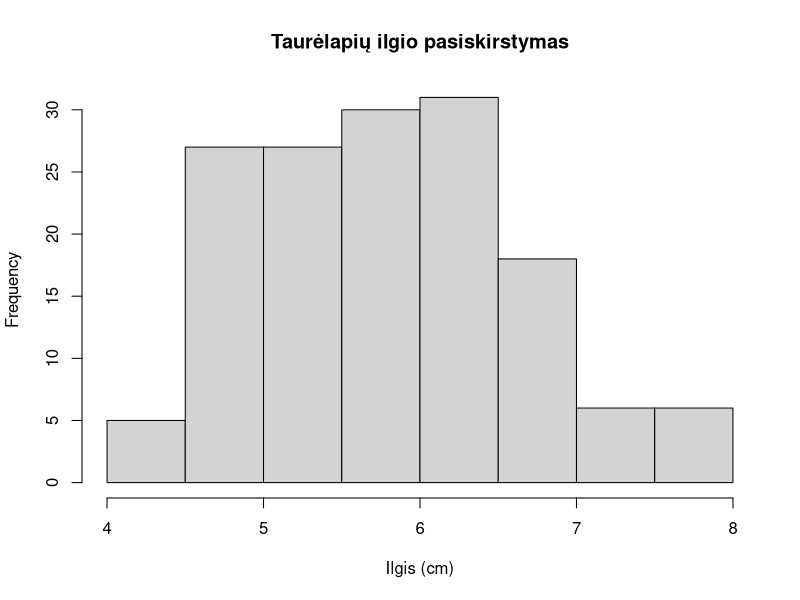
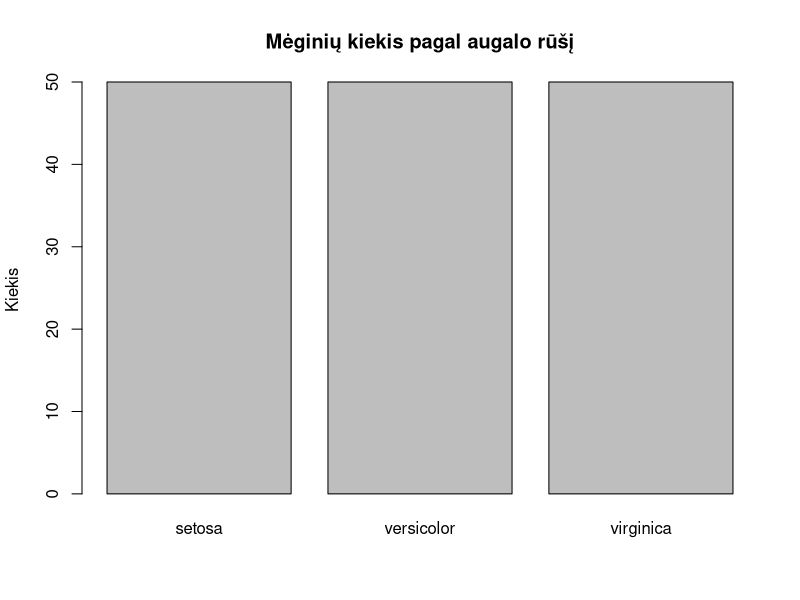
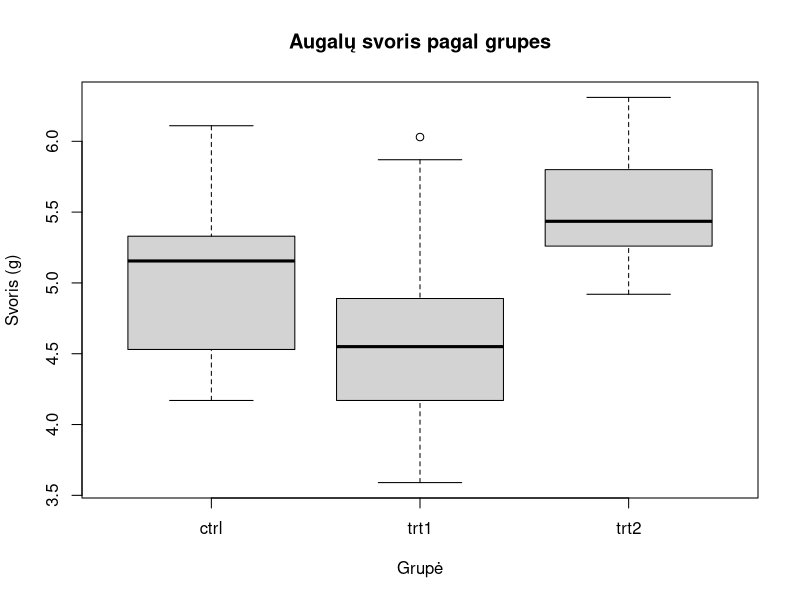
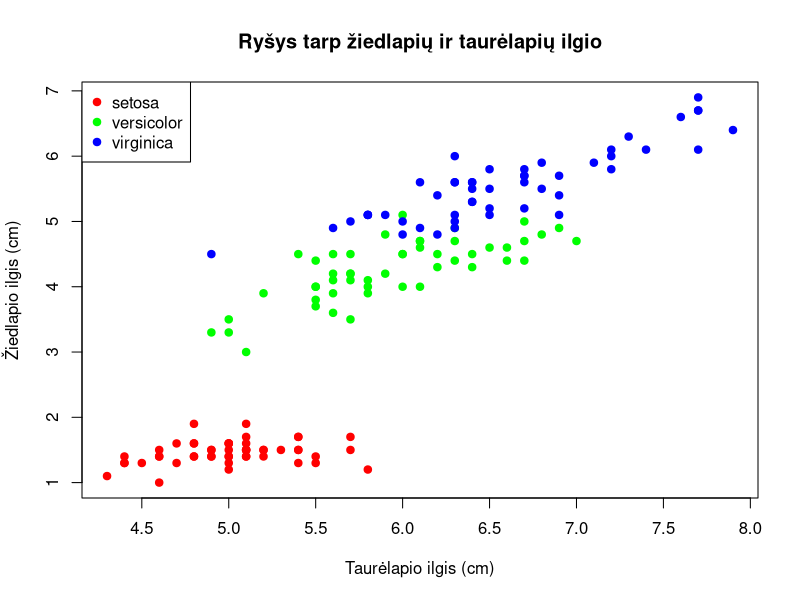
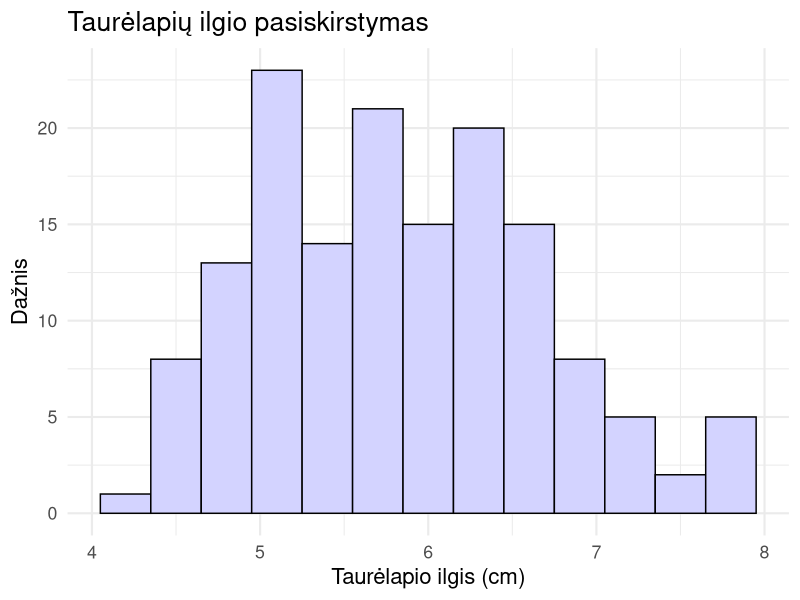
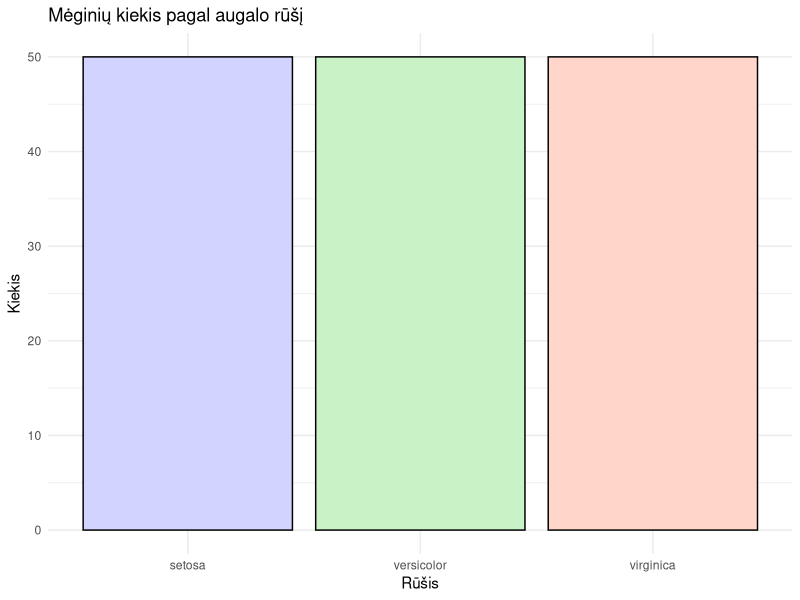
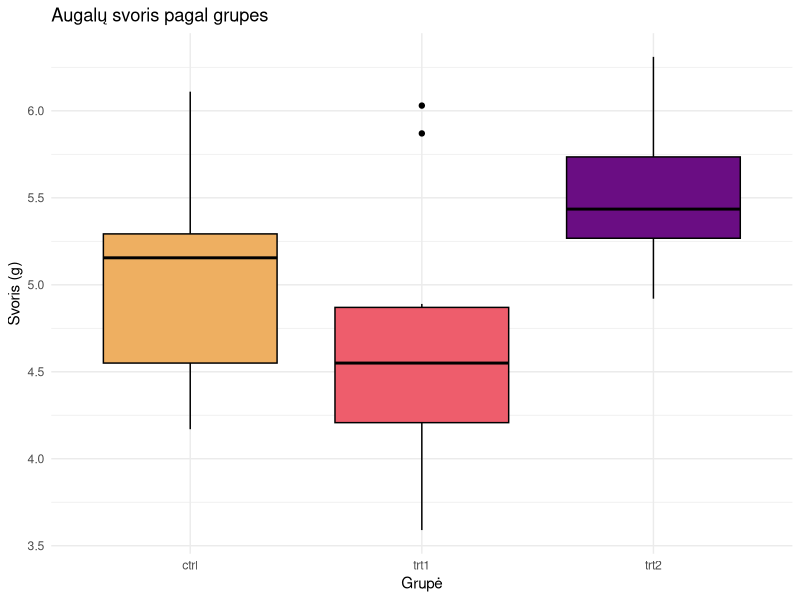
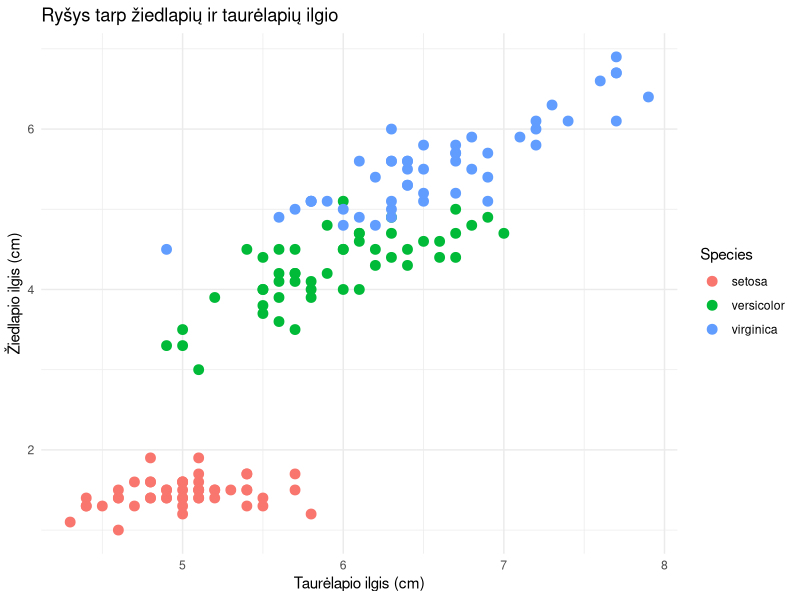

R code for these plots, in order:
####################################
# Grafinio vizualizavimo pagrindai #
####################################

############################
# Bazinio R vizualizacijos #
############################

# Duomenų rinkiniai, kuriuos naudosime:
# iris ir PlantGrowth

View(iris)
View(PlantGrowth)

# Nusistome atgal į 1 grafiko vaizdavimą vienu metu
par(mfrow=c(1,1))

# Histograma
hist(iris$Sepal.Length, main="Taurėlapių ilgio pasiskirstymas", xlab="Ilgis (cm)")

# Stulpelinė diagrama
barplot(table(iris$Species), main="Mėginių kiekis pagal augalo rūšį", ylab="Kiekis")

# Dėžučių grafikas
boxplot(weight ~ group, data=PlantGrowth,
        main="Augalų svoris pagal grupes", xlab="Grupė", ylab="Svoris (g)")

# Sklaidos diagrama
plot(iris$Sepal.Length, iris$Petal.Length,
     col = c("red", "green", "blue")[iris$Species],
     pch = 19,
     main = "Ryšys tarp žiedlapių ir taurėlapių ilgio",
     xlab = "Taurėlapio ilgis (cm)",
     ylab = "Žiedlapio ilgis (cm)")

# Pridedame legendą
legend("topleft",
       legend = levels(iris$Species),
       col = c("red", "green", "blue"),
       pch = 19)

#####################################
# Pereiname prie ggplot2 ############
# Jei naudojama pirmą kartą #########
# Reikia sudiegti ###################
# install.packages("ggplot2") #######
# Diegiama tik vieną kartą ##########
# Užkraunama kaskart pradėjus darbą #
# library(ggplot2) ##################
#####################################

library(ggplot2)

# Histograma su ggplot2
ggplot(iris, aes(x = Sepal.Length)) +
  geom_histogram(
    binwidth = 0.3,         # control bar width
    fill = "#D3D3FF",       # custom color
    color = "black"
  ) +
  labs(
    title = "Taurėlapių ilgio pasiskirstymas",
    x = "Taurėlapio ilgis (cm)",
    y = "Dažnis"
  ) +
  theme_minimal(base_size = 16)

# Stulpelinė diagrama su ggplot2
ggplot(iris, aes(x = Species, fill = Species)) +
  geom_bar(color = "black") +
  scale_fill_manual(values = c("#D3D3FF", "#C9F2C7", "#FFD6C9")) +
  labs(
    title = "Mėginių kiekis pagal augalo rūšį",
    x = "Rūšis",
    y = "Kiekis"
  ) +
  theme_minimal() +
  theme(legend.position = "none")

# Dėžučių grafikas su ggplot2
ggplot(PlantGrowth, aes(x = group, y = weight, fill = group)) +
  geom_boxplot(color = "black") +
  scale_fill_manual(values = c("#eeaf61", "#ee5d6c", "#6a0d83")) +
  labs(
    title = "Augalų svoris pagal grupes",
    x = "Grupė",
    y = "Svoris (g)"
  ) +
  theme_minimal() +
  theme(legend.position = "none")

# Sklaidos diagrama su ggplot2
ggplot(iris, aes(x = Sepal.Length, y = Petal.Length, color = Species)) +
  geom_point(size = 3) +
  labs(
    title = "Ryšys tarp žiedlapių ir taurėlapių ilgio",
    x = "Taurėlapio ilgis (cm)",
    y = "Žiedlapio ilgis (cm)"
  ) +
  theme_minimal()

##############################
# Grafiko eksportavimas kodu #
##############################
g1 <- ggplot(iris, aes(x = Sepal.Length, y = Petal.Length, color = Species)) +
  geom_point(size = 3, alpha = 0.8) +
  labs(
    title = "Ryšys tarp žiedlapių ir taurėlapių ilgio",
    x = "Taurėlapio ilgis (cm)",
    y = "Žiedlapio ilgis (cm)",
    color = "Rūšis"
  ) +
  theme_minimal()

g1

# Išsaugome grafiką su 300 dpi nustatymu
ggsave("sklaida.png", g1, 
       width = 6, height = 4, dpi = 300, units = "in")
